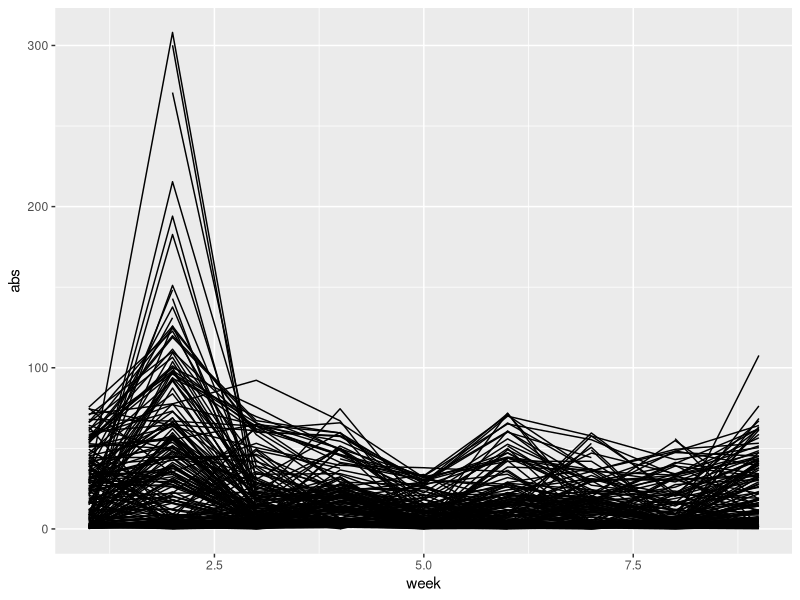
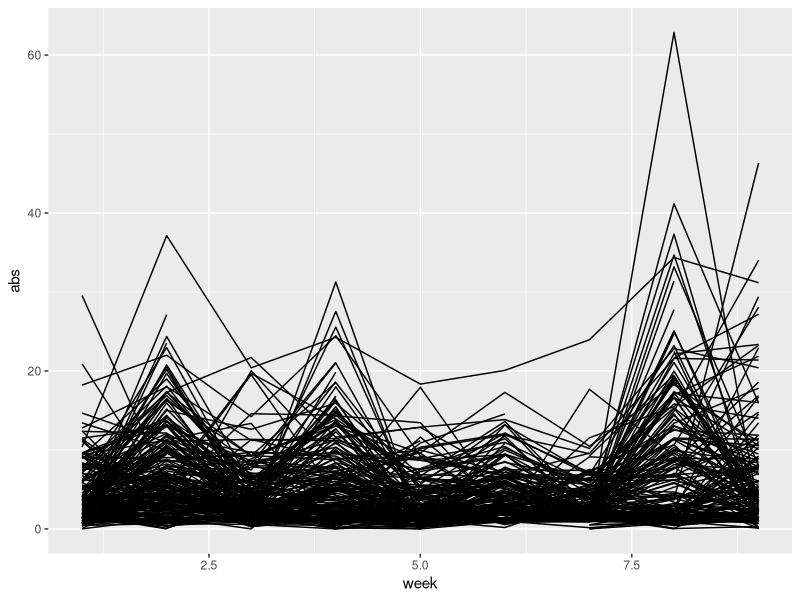

Reproduce these figures in R, in order. (Note: this script raises an error after producing the figures.)
####### HELPER FUNCTIONS #######

# for pretty regression tables
# http://stackoverflow.com/questions/30195718/stargazer-save-to-file-dont-show-in-console
mod_stargazer <- function(title, output.file, append, ...) {
  if(append == FALSE & file.exists(output.file)) {
    file.remove(output.file)
  }
  cat("<h1>", title, "</h1>\n", file=output.file, append=TRUE)
  output <- capture.output(stargazer(ci = TRUE, ...))
  cat(paste(output, collapse = "\n"), "\n", file=output.file, append=TRUE)
}

# for automatically installing missing packages
# http://www.salemmarafi.com/code/install-r-package-automatically/
usePackage <- function(p) 
{
  if (!is.element(p, installed.packages()[,1]))
    install.packages(p, dep = TRUE)
  require(p, character.only = TRUE)
}


####### SETUP #######
# packages
usePackage('lme4')
usePackage('longpower')
usePackage('stargazer')
usePackage('influence.ME')
usePackage('tidyr')
usePackage('car')
usePackage('plyr')
usePackage('printr')
usePackage('ggplot2')
usePackage('sjPlot') # table functions

# which polar-scores? default or count-based
## default
sink("data-files/2016_election_results.txt")

# get data
df <- read.csv('data-files/weekly_averages_long.csv', header = TRUE, sep = ",", quote = "\"",
               dec = ".", fill = TRUE, comment.char = "")

## count-based
# sink("data-files/2016_election_results_counts.txt", append = FALSE, split = TRUE)
# 
# # get data
# df <- read.csv('data-files/weekly_averages_long_counts.csv', header = TRUE, sep = ",", quote = "\"",
#                dec = ".", fill = TRUE, comment.char = "")

df.dems <- subset(df, party == "Democrat")
df.reps <- subset(df, party == "Republican")


####### DESCRIPTIVE STATS #######
# show summary stats
summary(df)

# summarize by handle
df.handlemeans <- spread(df, key = week, value = abs)
summary(df.handlemeans)

# summarize by party
by_party <- table(df$week,df$party)
by_party

# summarize by party and week
by_party_week <- ddply(df, .(week, party), summarize, 
                       mean = round(mean(abs, na.rm=TRUE), 4),
                       sd = round(sd(abs, na.rm=TRUE), 2), 
                       median = round(median(abs, na.rm=TRUE), 2))
by_party_week

# spaghetti plots
p.dems <- ggplot(data = df.dems, aes(x = week, y = abs, group = handle))
p.dems + geom_line()

p.reps <- ggplot(data = df.reps, aes(x = week, y = abs, group = handle))
p.reps + geom_line()

####### REGRESSION MODELS #######
# linear mixed-effects models
# REML vs ML 
# https://stats.stackexchange.com/questions/48671/what-is-restricted-maximum-likelihood-and-when-should-it-be-used
lmm.null <- lmer(abs ~ 1 + (1|handle), data = df, REML = FALSE)
summary(lmm.null)
lmm1a <- lmer(abs ~ week + ( 1 | handle ), data = df, REML = FALSE)
summary(lmm1a)
lmm1b <- lmer(abs ~ party + (1|handle), data = df, REML = FALSE)
summary(lmm1a)
lmm2a <- lmer(abs ~ week + (week | handle), data = df, REML = FALSE)
summary(lmm2a)
lmm2b <- lmer(abs ~ party + (week | handle), data = df, REML = FALSE)
summary(lmm2b)
lmm3 <- lmer(abs ~ party + week + (1|handle), data = df, REML = FALSE)
summary(lmm3)
lmm4 <- lmer(abs ~ party * week + (1|handle), data = df, REML = FALSE)
summary(lmm4)
lmm5 <- lmer(abs ~ party * week + (1+week|handle), data = df, REML = FALSE)
summary(lmm5)
lmm5.null <- lmer(abs ~ party + week + (1+week|handle), data = df, REML = FALSE)
summary(lmm5.null)
lmm5.res <- resid(lmm5)

# run again with just weeks 3-9
df.last_6_weeks <- df[ which(df$week > 2), ]
lmm5.last_6_weeks <- lmer(abs ~ party * week + (1+week|handle), data = df.last_6_weeks, REML = FALSE)
summary(lmm5.last_6_weeks)
lmm5.null.last_6_weeks <- lmer(abs ~ party + week + (1+week|handle), data = df.last_6_weeks, REML = FALSE)
summary(lmm5.null.last_6_weeks)

# NOTE: LH 5/11 - no reason to run these?
# lmm4 <- lmer(abs ~ party * week + (week | handle), data = df)
# summary(lmm3)
# lmm3b <- lmer(abs ~ party * week + (1+week | handle), data = df)
# summary(lmm3b)
# lmm6 <- lm(abs ~ party * week, data = df)
# summary(lmm6)

# null vs week
anova(lmm.null, lmm1a, refit=FALSE)

# week vs RE for week
anova(lmm1a, lmm2a, refit=FALSE)

# week vs week & party
anova(lmm1a, lmm3, refit=FALSE)

# additive vs interactions
anova(lmm3, lmm4, refit=FALSE)

# random slopes
anova(lmm5.null, lmm5, refit=FALSE)

# random slopes but just the last 6 weeks
anova(lmm5.null.last_6_weeks, lmm5.last_6_weeks)

lmmpower(lmm5, pct.change = 0.10, t = seq(0,9,1), power = 0.90)

# check assumptions
# plot(df$handle, lmm5.res, ylab="Residuals", xlab="Week", main="Partisanship")
# abline(0,0)

plot(residuals(lmm5))
hist(residuals(lmm5))
qqnorm(residuals(lmm5))

# # Q-Q plot looked skewed, so do some checking on outliers
# estex.lmm5 <- influence(lmm5, "handle")
# 
# # dfbetas(estex.lmm5, parameters=c(2,3))
# 
# # plot(estex.lmm5,
# #      which="dfbetas",
# #      parameters=c(2,3),
# #      xlab="DFbetaS",
# #      ylab="handle")
# 
# df.cooks <- cooks.distance(estex.lmm5, parameter = 3, sort = TRUE)
# 
# # plot(estex.lmm5, which="cook",
# #      cutoff=.009, sort=TRUE,
# #      xlab="Cook´s Distance",
# #      ylab="handle")
# 
# # which(df.cooks > 4/444)
# 
# # df.cooks
# 
# # leave out outliers
# print(lmm5, cor=FALSE)
# lmm.exclude1 <- exclude.influence(lmm5,
#                                   "handle", "RepThompson")
# print(lmm.exclude1, cor=FALSE)
# lmm.exclude2 <- exclude.influence(lmm5,
#                                   "handle", "RepDennyHeck")
# print(lmm.exclude2, cor=FALSE)
# lmm.exclude3 <- exclude.influence(lmm5,
#                                   "handle", "RepLawrence")
# print(lmm.exclude3, cor=FALSE)
# lmm.exclude4 <- exclude.influence(lmm5,
#                                   "handle", "RepPaulTonko")
# print(lmm.exclude4, cor=FALSE)
# lmm.exclude5 <- exclude.influence(lmm5,
#                                   "handle", "repdonbeyer")
# print(lmm.exclude5, cor=FALSE)
# lmm.exclude6 <- exclude.influence(lmm5,
#                                   "handle", "DonaldNorcross")
# print(lmm.exclude6, cor=FALSE)

# separate for Dems and Reps to get at interaction term
lmm_dem.null <- lmer(abs ~ (1+week|handle), data = subset(df, party == "Democrat"), REML = FALSE)
summary(lmm_dem.null)
lmm_dem <- lmer(abs ~ week + (1+week|handle), data = subset(df, party == "Democrat"), REML = FALSE)
summary(lmm_dem)
anova(lmm_dem.null, lmm_dem)
lmm_rep.null <- lmer(abs ~ (1+week|handle), data = subset(df, party == "Republican"), REML = FALSE)
summary(lmm_rep.null)
lmm_rep <- lmer(abs ~ week + (1+week|handle), data = subset(df, party == "Republican"), REML = FALSE)
summary(lmm_rep)
anova(lmm_rep.null, lmm_rep)

# make pretty tables
# mod_stargazer("Linear Mixed Models", "mixed_models.html",
#               lmm5, lmm_dem, lmm_rep,
#               type = "html",
#               append = FALSE)
sjt.lmer(lmm5, lmm_dem, lmm_rep)
